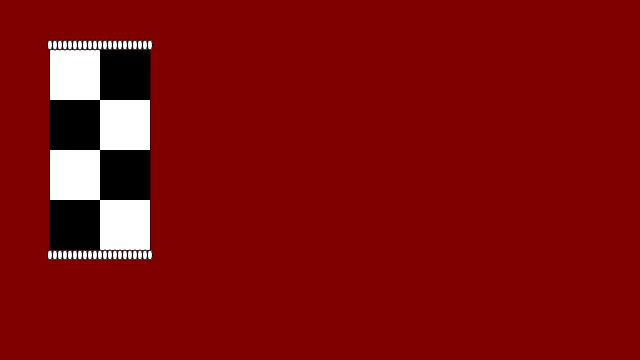
Frame 1 (no input)
Frame 60 (no input): identical to frame 1, image omitted
Frame 120 (the mouse pressed at the canvas centre since frame 60): identical to frame 1, image omitted

The p5.js sketch that drew this single still picture (run headless with seeded random() and noise() and a simulated clock; from frame 60 on, the mouse is pressed at the canvas centre):

// p5.js sketch
// ── sketch.js
var w = 50;
var h = 50;

function setup() {
	createCanvas(640, 360);
}

function draw() {

    background("maroon");
    
    //windowframe
    stroke("black");
    fill("black");
    rect(50, 50, 100, 200);
    
    //firstwindow
    noStroke();
    fill("white");
    rect(50, 50, w, h);
    
    //secondwindow
    //noStroke();
    fill("white");
    rect(100, 100, w, h);
    
    //thirdwindow
    //noStroke();
    fill("white");
    rect(50, 150, w, h);
    
    //fourthwindow
    //noStroke();
    fill("white");
    rect(100, 200, w, h);
    
    //decorations
    stroke("black");
    ellipse(50, 45, 5, 10);
    ellipse(55, 45, 5, 10);
    ellipse(60, 45, 5, 10);
    ellipse(65, 45, 5, 10);
    ellipse(70, 45, 5, 10);
    ellipse(75, 45, 5, 10);
    ellipse(80, 45, 5, 10);
    ellipse(85, 45, 5, 10);
    ellipse(90, 45, 5, 10);
    ellipse(95, 45, 5, 10);
    ellipse(100, 45, 5, 10);
    ellipse(105, 45, 5, 10);
    ellipse(110, 45, 5, 10);
    ellipse(115, 45, 5, 10);
    ellipse(120, 45, 5, 10);
    ellipse(125, 45, 5, 10);
    ellipse(130, 45, 5, 10);
    ellipse(135, 45, 5, 10);
    ellipse(140, 45, 5, 10);
    ellipse(145, 45, 5, 10);
    ellipse(150, 45, 5, 10);
    ellipse(50, 255, 5, 10);
    ellipse(55, 255, 5, 10);
    ellipse(60, 255, 5, 10);
    ellipse(65, 255, 5, 10);
    ellipse(70, 255, 5, 10);
    ellipse(75, 255, 5, 10);
    ellipse(80, 255, 5, 10);
    ellipse(85, 255, 5, 10);
    ellipse(90, 255, 5, 10);
    ellipse(95, 255, 5, 10);
    ellipse(100, 255, 5, 10);
    ellipse(105, 255, 5, 10);
    ellipse(110, 255, 5, 10);
    ellipse(115, 255, 5, 10);
    ellipse(120, 255, 5, 10);
    ellipse(125, 255, 5, 10);
    ellipse(130, 255, 5, 10);
    ellipse(135, 255, 5, 10);
    ellipse(140, 255, 5, 10);
    ellipse(145, 255, 5, 10);
    ellipse(150, 255, 5, 10);
    
    

    
    
}
